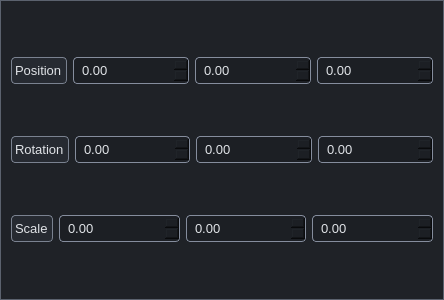
<?xml version="1.0" encoding="UTF-8"?>
<ui version="4.0">
 <class>Form</class>
 <widget class="QWidget" name="Form">
  <property name="geometry">
   <rect>
    <x>0</x>
    <y>0</y>
    <width>444</width>
    <height>300</height>
   </rect>
  </property>
  <property name="windowTitle">
   <string>Form</string>
  </property>
  <property name="styleSheet">
   <string notr="true">/* =========================
   GLOBAL
   ========================= */

* {
    transition: all 120ms ease-in-out;
}

QWidget {
    background-color: #1F2227; /* تیره‌تر */
    color: #E0E3E7;
    font-family: &quot;Segoe UI&quot;, &quot;Roboto&quot;, &quot;IRANSans&quot;, sans-serif;
    font-size: 13px;
}

/* مرز عمومی برای هر ویجت */
QWidget {
    border: 1px solid #5B626E; /* مرز روشن‌تر و کاملاً مشخص */
}

/* =========================
   MAIN WINDOW
   ========================= */

QMainWindow {
    background-color: #1F2227;
    border: 1px solid #6A7280; /* روشن‌تر از بقیه برای تاکید */
}

/* =========================
   DOCK WIDGETS
   ========================= */

QDockWidget {
    background-color: #24272D;
    border: 1px solid #70798A; /* مرز خیلی واضح */
}

QDockWidget::title {
    background-color: #2A2D34;
    padding: 6px 8px;
    border-bottom: 1px solid #787F92;
    color: #DDE2EB;
    font-weight: 600;
}

/* =========================
   PANELS / FRAMES / GROUPBOX
   ========================= */

QFrame {
    background-color: #262A31;
    border: 1px solid #7A8290; /* بسیار واضح */
    border-radius: 4px;
}

QGroupBox {
    background-color: #262A31;
    border: 1px solid #7A8290; /* واضح */
    border-radius: 6px;
    margin-top: 18px;
    padding: 6px;
}

QGroupBox::title {
    background-color: #262A31;
    padding: 0 4px;
    left: 10px;
    color: #C6CBD4;
}

/* =========================
   INPUTS (LineEdit, SpinBox…)
   ========================= */

QLineEdit,
QSpinBox,
QDoubleSpinBox,
QComboBox,
QTextEdit,
QPlainTextEdit {
    background-color: #1C1F24;
    border: 1px solid #858D9D; /* مرز کاملاً مشخص */
    border-radius: 4px;
    padding: 4px 6px;
}

QLineEdit:focus,
QSpinBox:focus,
QDoubleSpinBox:focus,
QComboBox:focus,
QTextEdit:focus,
QPlainTextEdit:focus {
    border: 1px solid #4C8DFF !important;
    background-color: #20242B;
}

/* =========================
   BUTTONS
   ========================= */

QPushButton,
QToolButton {
    background-color: #2F343C;
    border: 1px solid #8891A3; /* مرز کاملاً واضح */
    border-radius: 4px;
    padding: 5px 12px;
    color: #E6E9EF;
}

QPushButton:hover,
QToolButton:hover {
    background-color: #3A404A;
    border: 1px solid #A0A8B8;
}

QPushButton:pressed,
QToolButton:pressed {
    background-color: #2A2F36;
    border: 1px solid #7A8290;
}

QPushButton#dangerButton {
    background-color: #54313A;
    border-color: #B06273;
}

/* =========================
   TREE / LIST
   ========================= */

QTreeWidget,
QListWidget,
QTreeView,
QListView {
    background-color: #22262C;
    border: 1px solid #7E8797; /* مرز قوی */
}

QTreeWidget::item:selected,
QListWidget::item:selected {
    background-color: #4C8DFF;
    color: #FFFFFF;
}

/* =========================
   TAB WIDGET
   ========================= */

QTabWidget::pane {
    border: 1px solid #7E8797;
    background-color: #22262C;
}

QTabBar::tab {
    background-color: #2B2F36;
    border: 1px solid #9099AB;
    padding: 5px 12px;
}

QTabBar::tab:selected {
    background-color: #323841;
    border-color: #4C8DFF;
}

/* =========================
   STATUSBAR
   ========================= */

QStatusBar {
    background-color: #252931;
    border-top: 1px solid #6F7787;
}

/* =========================
   LOG CONSOLE
   ========================= */

QPlainTextEdit#logConsole {
    background-color: #1A1C20;
    border: 1px solid #8C95A8; /* بسیار روشن و مشخص */
    font-family: &quot;Consolas&quot;, &quot;Fira Code&quot;, monospace;
    font-size: 12px;
}
</string>
  </property>
  <layout class="QVBoxLayout" name="verticalLayout">
   <item>
    <layout class="QHBoxLayout" name="horizontalLayout_3">
     <item>
      <widget class="QLabel" name="label">
       <property name="maximumSize">
        <size>
         <width>100</width>
         <height>30</height>
        </size>
       </property>
       <property name="text">
        <string>Position</string>
       </property>
      </widget>
     </item>
     <item>
      <widget class="QDoubleSpinBox" name="x_position">
       <property name="sizePolicy">
        <sizepolicy hsizetype="Expanding" vsizetype="Fixed">
         <horstretch>0</horstretch>
         <verstretch>0</verstretch>
        </sizepolicy>
       </property>
       <property name="minimumSize">
        <size>
         <width>30</width>
         <height>0</height>
        </size>
       </property>
       <property name="minimum">
        <double>-16777215.000000000000000</double>
       </property>
       <property name="maximum">
        <double>16777215.000000000000000</double>
       </property>
      </widget>
     </item>
     <item>
      <widget class="QDoubleSpinBox" name="y_position">
       <property name="sizePolicy">
        <sizepolicy hsizetype="MinimumExpanding" vsizetype="Fixed">
         <horstretch>0</horstretch>
         <verstretch>0</verstretch>
        </sizepolicy>
       </property>
       <property name="minimumSize">
        <size>
         <width>30</width>
         <height>0</height>
        </size>
       </property>
       <property name="minimum">
        <double>-16777215.000000000000000</double>
       </property>
       <property name="maximum">
        <double>16777215.000000000000000</double>
       </property>
      </widget>
     </item>
     <item>
      <widget class="QDoubleSpinBox" name="z_position">
       <property name="sizePolicy">
        <sizepolicy hsizetype="MinimumExpanding" vsizetype="Fixed">
         <horstretch>0</horstretch>
         <verstretch>0</verstretch>
        </sizepolicy>
       </property>
       <property name="minimumSize">
        <size>
         <width>30</width>
         <height>0</height>
        </size>
       </property>
       <property name="minimum">
        <double>-16777215.000000000000000</double>
       </property>
       <property name="value">
        <double>0.000000000000000</double>
       </property>
      </widget>
     </item>
    </layout>
   </item>
   <item>
    <layout class="QHBoxLayout" name="horizontalLayout_4">
     <item>
      <widget class="QLabel" name="label_2">
       <property name="maximumSize">
        <size>
         <width>100</width>
         <height>30</height>
        </size>
       </property>
       <property name="text">
        <string>Rotation</string>
       </property>
      </widget>
     </item>
     <item>
      <widget class="QDoubleSpinBox" name="x_rotation">
       <property name="sizePolicy">
        <sizepolicy hsizetype="MinimumExpanding" vsizetype="Fixed">
         <horstretch>0</horstretch>
         <verstretch>0</verstretch>
        </sizepolicy>
       </property>
       <property name="minimumSize">
        <size>
         <width>30</width>
         <height>0</height>
        </size>
       </property>
       <property name="minimum">
        <double>-16777215.000000000000000</double>
       </property>
       <property name="maximum">
        <double>16777215.000000000000000</double>
       </property>
      </widget>
     </item>
     <item>
      <widget class="QDoubleSpinBox" name="y_rotation">
       <property name="sizePolicy">
        <sizepolicy hsizetype="MinimumExpanding" vsizetype="Fixed">
         <horstretch>0</horstretch>
         <verstretch>0</verstretch>
        </sizepolicy>
       </property>
       <property name="minimumSize">
        <size>
         <width>30</width>
         <height>0</height>
        </size>
       </property>
       <property name="minimum">
        <double>-16777215.000000000000000</double>
       </property>
       <property name="maximum">
        <double>16777215.000000000000000</double>
       </property>
      </widget>
     </item>
     <item>
      <widget class="QDoubleSpinBox" name="z_rotation">
       <property name="sizePolicy">
        <sizepolicy hsizetype="MinimumExpanding" vsizetype="Fixed">
         <horstretch>0</horstretch>
         <verstretch>0</verstretch>
        </sizepolicy>
       </property>
       <property name="minimumSize">
        <size>
         <width>30</width>
         <height>0</height>
        </size>
       </property>
       <property name="minimum">
        <double>-16777215.000000000000000</double>
       </property>
       <property name="maximum">
        <double>16777215.000000000000000</double>
       </property>
      </widget>
     </item>
    </layout>
   </item>
   <item>
    <layout class="QHBoxLayout" name="horizontalLayout_5">
     <item>
      <widget class="QLabel" name="label_3">
       <property name="maximumSize">
        <size>
         <width>100</width>
         <height>30</height>
        </size>
       </property>
       <property name="text">
        <string>Scale</string>
       </property>
      </widget>
     </item>
     <item>
      <widget class="QDoubleSpinBox" name="x_scale">
       <property name="sizePolicy">
        <sizepolicy hsizetype="MinimumExpanding" vsizetype="Fixed">
         <horstretch>0</horstretch>
         <verstretch>0</verstretch>
        </sizepolicy>
       </property>
       <property name="minimumSize">
        <size>
         <width>30</width>
         <height>0</height>
        </size>
       </property>
       <property name="minimum">
        <double>-16777215.000000000000000</double>
       </property>
       <property name="maximum">
        <double>16777215.000000000000000</double>
       </property>
      </widget>
     </item>
     <item>
      <widget class="QDoubleSpinBox" name="y_scale">
       <property name="sizePolicy">
        <sizepolicy hsizetype="MinimumExpanding" vsizetype="Fixed">
         <horstretch>0</horstretch>
         <verstretch>0</verstretch>
        </sizepolicy>
       </property>
       <property name="minimumSize">
        <size>
         <width>30</width>
         <height>0</height>
        </size>
       </property>
       <property name="minimum">
        <double>-16777215.000000000000000</double>
       </property>
       <property name="maximum">
        <double>16777215.000000000000000</double>
       </property>
      </widget>
     </item>
     <item>
      <widget class="QDoubleSpinBox" name="z_scale">
       <property name="sizePolicy">
        <sizepolicy hsizetype="MinimumExpanding" vsizetype="Fixed">
         <horstretch>0</horstretch>
         <verstretch>0</verstretch>
        </sizepolicy>
       </property>
       <property name="minimumSize">
        <size>
         <width>30</width>
         <height>0</height>
        </size>
       </property>
       <property name="minimum">
        <double>-16777215.000000000000000</double>
       </property>
       <property name="maximum">
        <double>16777215.000000000000000</double>
       </property>
      </widget>
     </item>
    </layout>
   </item>
  </layout>
 </widget>
 <resources/>
 <connections/>
</ui>
